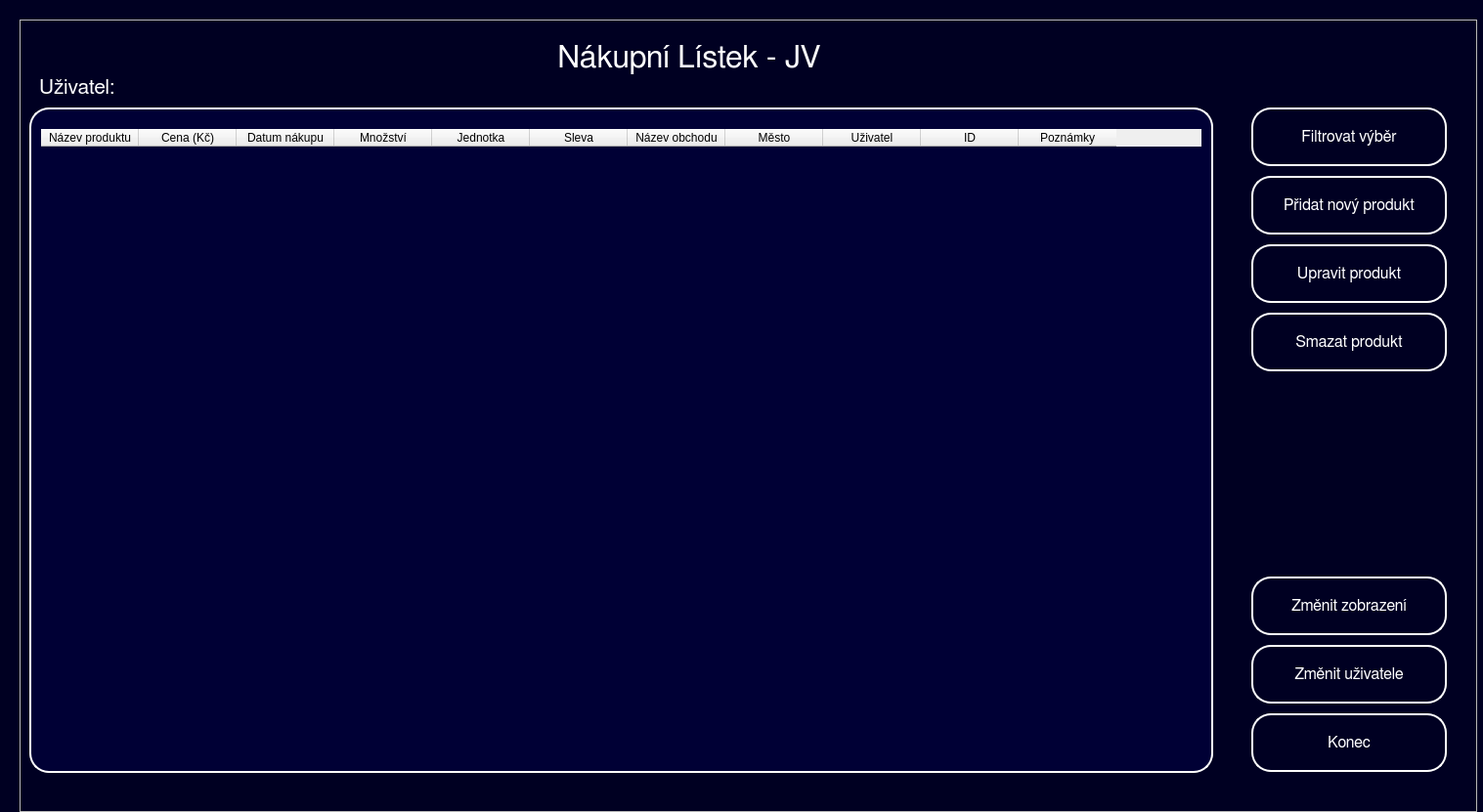
<?xml version="1.0" encoding="UTF-8"?>
<ui version="4.0">
 <class>SList</class>
 <widget class="QWidget" name="SList">
  <property name="geometry">
   <rect>
    <x>0</x>
    <y>0</y>
    <width>1517</width>
    <height>831</height>
   </rect>
  </property>
  <property name="windowTitle">
   <string>Nákupní Lístek JV</string>
  </property>
  <property name="styleSheet">
   <string notr="true">QWidget#SList {
background-color: rgb(0, 0, 34);
}

QLabel#Instructions {
color: rgb(255, 255, 255);
font: 24pt &quot;FreeSans&quot;;
}

QLabel#User_text {
color: rgb(255, 255, 255);
font: 16pt &quot;FreeSans&quot;;
}

QLabel#User_selected {
color: rgb(255, 255, 255);
font: 16pt &quot;FreeSans&quot;;
}

QLabel#Label_error_message{
color: rgb(255, 0, 0);
font: 8pt &quot;FreeSans&quot;;
}

QPushButton#Button_Edit{
color: rgb(255, 255, 255);
border-color: rgb(255, 255, 255);
border: 2px solid rgb(255, 255, 255);
border-radius: 20px;
font: 12pt &quot;FreeSans&quot;;
}

QPushButton#Button_Filter{
color: rgb(255, 255, 255);
border-color: rgb(255, 255, 255);
border: 2px solid rgb(255, 255, 255);
border-radius: 20px;
font: 12pt &quot;FreeSans&quot;;
}

QPushButton#Button_Change{
color: rgb(255, 255, 255);
border-color: rgb(255, 255, 255);
border: 2px solid rgb(255, 255, 255);
border-radius: 20px;
font: 12pt &quot;FreeSans&quot;;
}

QPushButton#Button_Change_content{
color: rgb(255, 255, 255);
border-color: rgb(255, 255, 255);
border: 2px solid rgb(255, 255, 255);
border-radius: 20px;
font: 12pt &quot;FreeSans&quot;;
}

QPushButton#Button_Delete{
color: rgb(255, 255, 255);
border-color: rgb(255, 255, 255);
border: 2px solid rgb(255, 255, 255);
border-radius: 20px;
font: 12pt &quot;FreeSans&quot;;
}

QPushButton#Button_Create{
color: rgb(255, 255, 255);
border-color: rgb(255, 255, 255);
border: 2px solid rgb(255, 255, 255);
border-radius: 20px;
font: 12pt &quot;FreeSans&quot;;
}

QTableView#List{
color: rgb(255, 255, 255);
font: 14pt &quot;FreeSans&quot;;
border: 2px solid rgb(255, 255, 255);
background-color: rgb(0, 0, 53);
border-radius: 20px;
padding-left: 10px;
padding-right: 10px;
padding-top: 20px
}

QPushButton#Button_Cancel{
color: rgb(255, 255, 255);
border-color: rgb(255, 255, 255);
border: 2px solid rgb(255, 255, 255);
border-radius: 20px;
font: 12pt &quot;FreeSans&quot;;
}

QPushButton:hover#Button_Create{
border: 3px solid rgb(255, 255, 255);
background-color: rgb(0, 0, 53);
}

QPushButton:hover#Button_Filter{
border: 3px solid rgb(255, 255, 255);
background-color: rgb(0, 0, 53);
}

QPushButton:hover#Button_Delete{
border: 3px solid rgb(255, 255, 255);
background-color: rgb(0, 0, 53);
}

QPushButton:hover#Button_Edit{
border: 3px solid rgb(255, 255, 255);
background-color: rgb(0, 0, 53);
}

QPushButton:hover#Button_Cancel{
border: 3px solid rgb(255, 255, 255);
background-color: rgb(0, 0, 53);
}

QPushButton:hover#Button_Change{
border: 3px solid rgb(255, 255, 255);
background-color: rgb(0, 0, 53);
}

QPushButton:hover#Button_Change_content{
border: 3px solid rgb(255, 255, 255);
background-color: rgb(0, 0, 53);
}


QTableView:hover#List{
border: 3px solid rgb(255, 255, 255);
}</string>
  </property>
  <widget class="QFrame" name="frame">
   <property name="geometry">
    <rect>
     <x>20</x>
     <y>20</y>
     <width>1491</width>
     <height>811</height>
    </rect>
   </property>
   <property name="frameShape">
    <enum>QFrame::StyledPanel</enum>
   </property>
   <property name="frameShadow">
    <enum>QFrame::Raised</enum>
   </property>
   <widget class="QLabel" name="Label_error_message">
    <property name="geometry">
     <rect>
      <x>10</x>
      <y>790</y>
      <width>1201</width>
      <height>16</height>
     </rect>
    </property>
    <property name="font">
     <font>
      <family>FreeSans</family>
      <pointsize>8</pointsize>
      <weight>50</weight>
      <italic>false</italic>
      <bold>false</bold>
     </font>
    </property>
    <property name="styleSheet">
     <string notr="true"/>
    </property>
    <property name="text">
     <string/>
    </property>
   </widget>
   <widget class="QLabel" name="Instructions">
    <property name="geometry">
     <rect>
      <x>550</x>
      <y>20</y>
      <width>351</width>
      <height>39</height>
     </rect>
    </property>
    <property name="font">
     <font>
      <family>FreeSans</family>
      <pointsize>24</pointsize>
      <weight>50</weight>
      <italic>false</italic>
      <bold>false</bold>
     </font>
    </property>
    <property name="styleSheet">
     <string notr="true"/>
    </property>
    <property name="text">
     <string>Nákupní Lístek - JV</string>
    </property>
   </widget>
   <widget class="QLabel" name="User_text">
    <property name="geometry">
     <rect>
      <x>20</x>
      <y>50</y>
      <width>101</width>
      <height>39</height>
     </rect>
    </property>
    <property name="font">
     <font>
      <family>FreeSans</family>
      <pointsize>16</pointsize>
      <weight>50</weight>
      <italic>false</italic>
      <bold>false</bold>
     </font>
    </property>
    <property name="styleSheet">
     <string notr="true"/>
    </property>
    <property name="text">
     <string>Uživatel:</string>
    </property>
   </widget>
   <widget class="QLabel" name="User_selected">
    <property name="geometry">
     <rect>
      <x>110</x>
      <y>50</y>
      <width>341</width>
      <height>41</height>
     </rect>
    </property>
    <property name="font">
     <font>
      <family>FreeSans</family>
      <pointsize>16</pointsize>
      <weight>50</weight>
      <italic>false</italic>
      <bold>false</bold>
     </font>
    </property>
    <property name="styleSheet">
     <string notr="true"/>
    </property>
    <property name="text">
     <string/>
    </property>
   </widget>
   <widget class="QTableWidget" name="List">
    <property name="geometry">
     <rect>
      <x>10</x>
      <y>90</y>
      <width>1211</width>
      <height>681</height>
     </rect>
    </property>
    <property name="styleSheet">
     <string notr="true"/>
    </property>
    <column>
     <property name="text">
      <string>Název produktu</string>
     </property>
     <property name="textAlignment">
      <set>AlignCenter</set>
     </property>
    </column>
    <column>
     <property name="text">
      <string>Cena (Kč)</string>
     </property>
     <property name="textAlignment">
      <set>AlignCenter</set>
     </property>
    </column>
    <column>
     <property name="text">
      <string>Datum nákupu</string>
     </property>
     <property name="textAlignment">
      <set>AlignCenter</set>
     </property>
    </column>
    <column>
     <property name="text">
      <string>Množství</string>
     </property>
     <property name="textAlignment">
      <set>AlignCenter</set>
     </property>
    </column>
    <column>
     <property name="text">
      <string>Jednotka</string>
     </property>
     <property name="textAlignment">
      <set>AlignCenter</set>
     </property>
    </column>
    <column>
     <property name="text">
      <string>Sleva</string>
     </property>
     <property name="textAlignment">
      <set>AlignCenter</set>
     </property>
    </column>
    <column>
     <property name="text">
      <string>Název obchodu</string>
     </property>
     <property name="textAlignment">
      <set>AlignCenter</set>
     </property>
    </column>
    <column>
     <property name="text">
      <string>Město</string>
     </property>
     <property name="textAlignment">
      <set>AlignCenter</set>
     </property>
    </column>
    <column>
     <property name="text">
      <string>Uživatel</string>
     </property>
     <property name="textAlignment">
      <set>AlignCenter</set>
     </property>
    </column>
    <column>
     <property name="text">
      <string>ID</string>
     </property>
     <property name="textAlignment">
      <set>AlignCenter</set>
     </property>
    </column>
    <column>
     <property name="text">
      <string>Poznámky</string>
     </property>
     <property name="textAlignment">
      <set>AlignCenter</set>
     </property>
     <property name="foreground">
      <brush brushstyle="SolidPattern">
       <color alpha="255">
        <red>0</red>
        <green>0</green>
        <blue>0</blue>
       </color>
      </brush>
     </property>
    </column>
   </widget>
   <widget class="QPushButton" name="Button_Cancel">
    <property name="geometry">
     <rect>
      <x>1260</x>
      <y>710</y>
      <width>200</width>
      <height>60</height>
     </rect>
    </property>
    <property name="font">
     <font>
      <family>FreeSans</family>
      <pointsize>12</pointsize>
      <weight>50</weight>
      <italic>false</italic>
      <bold>false</bold>
     </font>
    </property>
    <property name="cursor">
     <cursorShape>PointingHandCursor</cursorShape>
    </property>
    <property name="styleSheet">
     <string notr="true"/>
    </property>
    <property name="text">
     <string>Konec</string>
    </property>
   </widget>
   <widget class="QPushButton" name="Button_Change">
    <property name="geometry">
     <rect>
      <x>1260</x>
      <y>640</y>
      <width>200</width>
      <height>60</height>
     </rect>
    </property>
    <property name="font">
     <font>
      <family>FreeSans</family>
      <pointsize>12</pointsize>
      <weight>50</weight>
      <italic>false</italic>
      <bold>false</bold>
     </font>
    </property>
    <property name="cursor">
     <cursorShape>PointingHandCursor</cursorShape>
    </property>
    <property name="styleSheet">
     <string notr="true"/>
    </property>
    <property name="text">
     <string>Změnit uživatele</string>
    </property>
   </widget>
   <widget class="QPushButton" name="Button_Delete">
    <property name="enabled">
     <bool>true</bool>
    </property>
    <property name="geometry">
     <rect>
      <x>1260</x>
      <y>300</y>
      <width>200</width>
      <height>60</height>
     </rect>
    </property>
    <property name="font">
     <font>
      <family>FreeSans</family>
      <pointsize>12</pointsize>
      <weight>50</weight>
      <italic>false</italic>
      <bold>false</bold>
     </font>
    </property>
    <property name="cursor">
     <cursorShape>PointingHandCursor</cursorShape>
    </property>
    <property name="styleSheet">
     <string notr="true"/>
    </property>
    <property name="text">
     <string>Smazat produkt</string>
    </property>
   </widget>
   <widget class="QPushButton" name="Button_Filter">
    <property name="enabled">
     <bool>true</bool>
    </property>
    <property name="geometry">
     <rect>
      <x>1260</x>
      <y>90</y>
      <width>200</width>
      <height>60</height>
     </rect>
    </property>
    <property name="font">
     <font>
      <family>FreeSans</family>
      <pointsize>12</pointsize>
      <weight>50</weight>
      <italic>false</italic>
      <bold>false</bold>
     </font>
    </property>
    <property name="cursor">
     <cursorShape>PointingHandCursor</cursorShape>
    </property>
    <property name="styleSheet">
     <string notr="true"/>
    </property>
    <property name="text">
     <string>Filtrovat výběr</string>
    </property>
   </widget>
   <widget class="QPushButton" name="Button_Create">
    <property name="enabled">
     <bool>true</bool>
    </property>
    <property name="geometry">
     <rect>
      <x>1260</x>
      <y>160</y>
      <width>200</width>
      <height>60</height>
     </rect>
    </property>
    <property name="font">
     <font>
      <family>FreeSans</family>
      <pointsize>12</pointsize>
      <weight>50</weight>
      <italic>false</italic>
      <bold>false</bold>
     </font>
    </property>
    <property name="cursor">
     <cursorShape>PointingHandCursor</cursorShape>
    </property>
    <property name="styleSheet">
     <string notr="true"/>
    </property>
    <property name="text">
     <string>Přidat nový produkt</string>
    </property>
   </widget>
   <widget class="QPushButton" name="Button_Edit">
    <property name="enabled">
     <bool>true</bool>
    </property>
    <property name="geometry">
     <rect>
      <x>1260</x>
      <y>230</y>
      <width>200</width>
      <height>60</height>
     </rect>
    </property>
    <property name="font">
     <font>
      <family>FreeSans</family>
      <pointsize>12</pointsize>
      <weight>50</weight>
      <italic>false</italic>
      <bold>false</bold>
     </font>
    </property>
    <property name="cursor">
     <cursorShape>PointingHandCursor</cursorShape>
    </property>
    <property name="styleSheet">
     <string notr="true"/>
    </property>
    <property name="text">
     <string>Upravit produkt</string>
    </property>
   </widget>
   <widget class="QPushButton" name="Button_Change_content">
    <property name="geometry">
     <rect>
      <x>1260</x>
      <y>570</y>
      <width>200</width>
      <height>60</height>
     </rect>
    </property>
    <property name="font">
     <font>
      <family>FreeSans</family>
      <pointsize>12</pointsize>
      <weight>50</weight>
      <italic>false</italic>
      <bold>false</bold>
     </font>
    </property>
    <property name="cursor">
     <cursorShape>PointingHandCursor</cursorShape>
    </property>
    <property name="styleSheet">
     <string notr="true"/>
    </property>
    <property name="text">
     <string>Změnit zobrazení</string>
    </property>
   </widget>
  </widget>
 </widget>
 <resources/>
 <connections/>
</ui>
